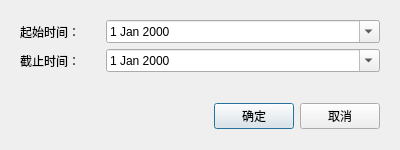
<?xml version="1.0" encoding="UTF-8"?>
<ui version="4.0">
 <class>EditGanttDateSpanDialog</class>
 <widget class="QDialog" name="EditGanttDateSpanDialog">
  <property name="geometry">
   <rect>
    <x>0</x>
    <y>0</y>
    <width>400</width>
    <height>150</height>
   </rect>
  </property>
  <property name="windowTitle">
   <string>修改时间段</string>
  </property>
  <layout class="QVBoxLayout" name="verticalLayout">
   <item>
    <widget class="QWidget" name="widget" native="true">
     <layout class="QVBoxLayout" name="verticalLayout_2">
      <item>
       <layout class="QHBoxLayout" name="horizontalLayout_2">
        <item>
         <widget class="QLabel" name="label">
          <property name="minimumSize">
           <size>
            <width>80</width>
            <height>0</height>
           </size>
          </property>
          <property name="maximumSize">
           <size>
            <width>80</width>
            <height>16777215</height>
           </size>
          </property>
          <property name="text">
           <string>起始时间：</string>
          </property>
         </widget>
        </item>
        <item>
         <widget class="QDateEdit" name="dtpStart">
          <property name="calendarPopup">
           <bool>true</bool>
          </property>
         </widget>
        </item>
       </layout>
      </item>
      <item>
       <layout class="QHBoxLayout" name="horizontalLayout_3">
        <item>
         <widget class="QLabel" name="label_2">
          <property name="minimumSize">
           <size>
            <width>80</width>
            <height>0</height>
           </size>
          </property>
          <property name="maximumSize">
           <size>
            <width>80</width>
            <height>16777215</height>
           </size>
          </property>
          <property name="text">
           <string>截止时间：</string>
          </property>
         </widget>
        </item>
        <item>
         <widget class="QDateEdit" name="dtpEnd">
          <property name="calendarPopup">
           <bool>true</bool>
          </property>
         </widget>
        </item>
       </layout>
      </item>
      <item>
       <spacer name="verticalSpacer">
        <property name="orientation">
         <enum>Qt::Vertical</enum>
        </property>
        <property name="sizeHint" stdset="0">
         <size>
          <width>20</width>
          <height>0</height>
         </size>
        </property>
       </spacer>
      </item>
     </layout>
    </widget>
   </item>
   <item>
    <widget class="QWidget" name="wgtBottom" native="true">
     <property name="minimumSize">
      <size>
       <width>0</width>
       <height>46</height>
      </size>
     </property>
     <property name="maximumSize">
      <size>
       <width>16777215</width>
       <height>46</height>
      </size>
     </property>
     <layout class="QHBoxLayout" name="horizontalLayout">
      <item>
       <spacer name="horizontalSpacer">
        <property name="orientation">
         <enum>Qt::Horizontal</enum>
        </property>
        <property name="sizeHint" stdset="0">
         <size>
          <width>189</width>
          <height>20</height>
         </size>
        </property>
       </spacer>
      </item>
      <item>
       <widget class="QPushButton" name="btnOk">
        <property name="text">
         <string>确定</string>
        </property>
       </widget>
      </item>
      <item>
       <widget class="QPushButton" name="btnCancel">
        <property name="text">
         <string>取消</string>
        </property>
       </widget>
      </item>
     </layout>
    </widget>
   </item>
  </layout>
 </widget>
 <resources/>
 <connections/>
</ui>
